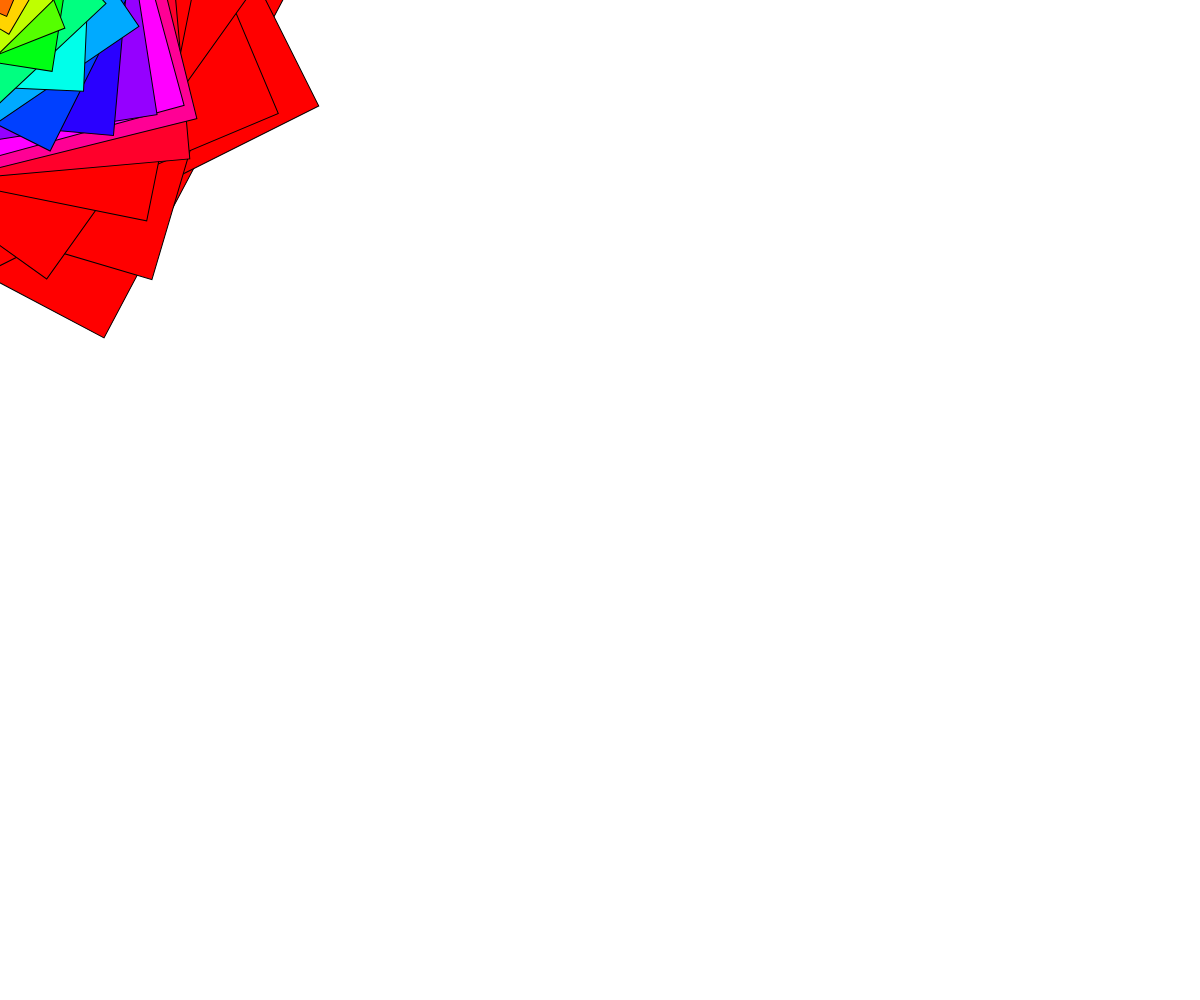
Frame 1 (no input)
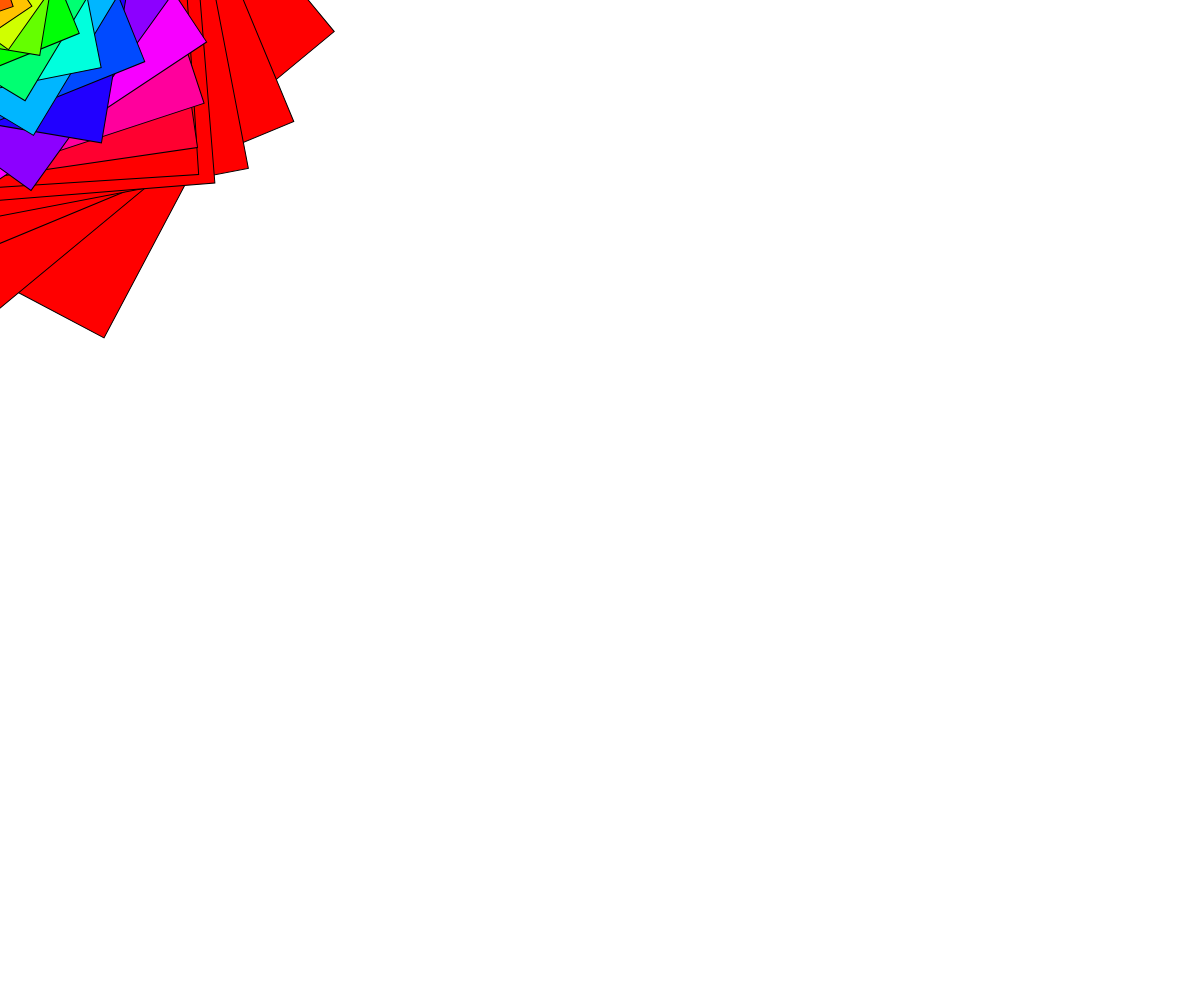
Frame 60 (no input)
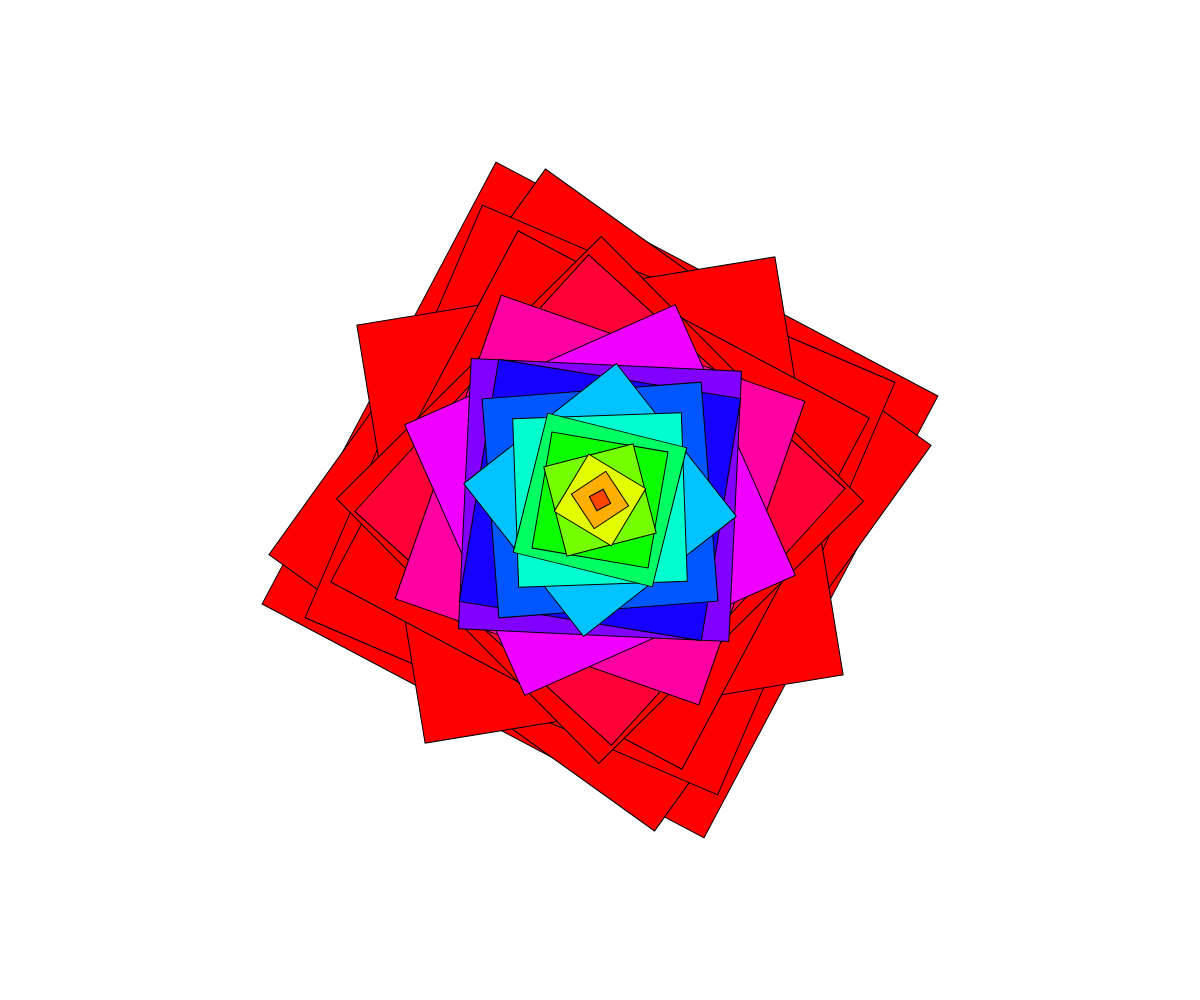
Frame 120 (the mouse pressed at the canvas centre since frame 60)

The p5.js sketch that drew these frames (run headless with seeded random() and noise() and a simulated clock; from frame 60 on, the mouse is pressed at the canvas centre):

// p5.js sketch
// ── sketch.js
//inspired by
//http://paperjs.org/examples/rounded-rectangles/

var amount = 100;
var colors = ['red', 'white', 'blue', 'white'];
var increment = 0.1;

function setup(){
  rectMode(CENTER);
  createCanvas(windowWidth, windowHeight);
  colorMode(HSB);
}

function draw(event) {
  background(255); 
  translate(mouseX,mouseY);
  for (let i = 0; i < amount; i+=5) {
    var scale = (1 - i / amount) * 500;
    rotate(scale);
    fill(scale, 100, 100);
    rect(0, 0, scale, scale);
  }
  if (frameCount % 6 == 0){
    amount -= increment;
    if((amount >= 100)||(amount <= 0))
      increment = -increment;
  }
/*
  for (var i = 0, l = children.length; i < l; i++) {
    var item = children[i];
    var delta = (mousePoint - item.position) / (i + 5);
    item.rotate(Math.sin((event.count + i) / 10) * 7);
    if (delta.length > 0.1)
      item.position += delta;
  }
*/

}
